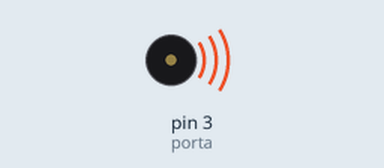
This sketch was run on a simulated Arduino Uno, built with avr-gcc and run on an emulated ATmega328P. Shown: buzzer (waves = sounding).

Above: at 0.9 s.
At 5.15 s:
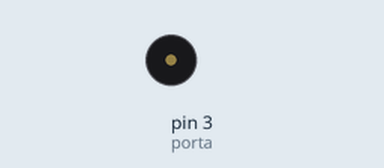
Timing chart, 0 to 6.1 s (numbered marks = the images above):
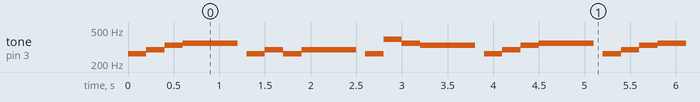

The sketch:

03notasMusicais.ino
```cpp
int porta = 3, espera = 200, esperaPequena=100;

void Do(){
  tone(porta, 262);
  delay(espera);
  noTone(porta);
}

void re(){
  tone(porta, 294);
  delay(espera);
  noTone(porta);
}

void mi(){
  tone(porta, 330);
  delay(espera);
  noTone(porta);
}

void fa(){
  tone(porta, 349);
  delay(espera);
  noTone(porta);
}

void sol(){
  tone(porta, 392);
  delay(espera);
  noTone(porta);
}

void la(){
  tone(porta, 440);
  delay(espera);
  noTone(porta);
}

void si(){
  tone(porta, 494);
  delay(espera);
  noTone(porta);
}

void setup() {
  pinMode(porta, OUTPUT);
}

void loop() {
  Do();
  re();
  mi();
  fa();
  fa();
  fa();
  delay(esperaPequena);
  Do();
  re();
  Do();
  re();
  re();
  re();
  delay(esperaPequena);
  Do();
  sol();
  fa();
  mi();
  mi();
  mi();
  delay(esperaPequena);
  Do();
  re();
  mi();
  fa();
  fa();
  fa();
  delay(esperaPequena);
  Do();
  re();
  mi();
  fa();
  fa();
  fa();
  /*delay(esperaPequena);
  delay(esperaPequena);
  Do();
  re();
  mi();
  fa();
  delay(esperaPequena);
  re();
  mi();
  fa();
  sol();
  delay(esperaPequena);
  mi();
  fa();
  sol();
  la();
  fa();
  Do();
  delay(esperaPequena);
  Do();
  re();
  mi();
  fa();
  delay(esperaPequena);
  re();
  mi();
  fa();
  sol();
  delay(esperaPequena);
  mi();
  fa();
  sol();
  la();
  fa();
  delay(esperaPequena);
  mi();
  fa();
  sol();
  la();
  fa();
  delay(esperaPequena);
  Do();
  si();
  Do();  */
  delay(3000);
}
```

Measured:
- by itself, tone on pin 3 (porta): plays 262 Hz for 0.20 s, 294 Hz for 0.20 s, 330 Hz for 0.20 s, 349 Hz for 0.60 s, 262 Hz for 0.20 s, 294 Hz for 0.20 s … (280 notes in this stretch)
